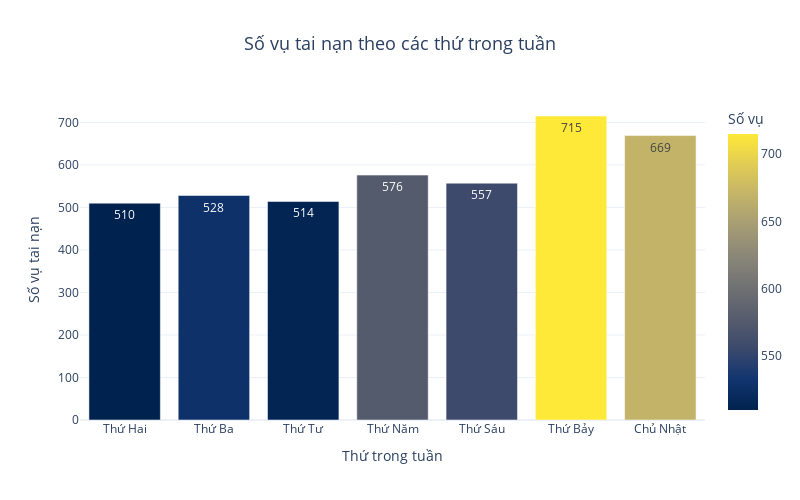

The notebook cell saved with this chart:
### Markdown cell above
### Biểu đồ 4: Xu hướng tai nạn theo các thứ trong tuần

### Code cell
data['Ngày xảy ra tai nạn'] = pd.to_datetime(data['Ngày xảy ra tai nạn'], format='%d/%m/%Y')
data['Thứ trong tuần'] = data['Ngày xảy ra tai nạn'].dt.day_name()

# Map English day names to Vietnamese day names
day_name_mapping = {
    'Monday': 'Thứ Hai',
    'Tuesday': 'Thứ Ba',
    'Wednesday': 'Thứ Tư',
    'Thursday': 'Thứ Năm',
    'Friday': 'Thứ Sáu',
    'Saturday': 'Thứ Bảy',
    'Sunday': 'Chủ Nhật'
}
data['Thứ trong tuần'] = data['Thứ trong tuần'].map(day_name_mapping)

# Group by day of the week and count the number of accidents, ensuring the correct order
accidents_by_day_vn = data['Thứ trong tuần'].value_counts().reindex(
    ['Thứ Hai', 'Thứ Ba', 'Thứ Tư', 'Thứ Năm', 'Thứ Sáu', 'Thứ Bảy', 'Chủ Nhật']
)

fig = px.bar(
    x=accidents_by_day_vn.index,
    y=accidents_by_day_vn.values,
    labels={'x': 'Thứ trong tuần', 'y': 'Số vụ tai nạn'},
    title='Số vụ tai nạn theo các thứ trong tuần',
    text=accidents_by_day_vn.values,
    color=accidents_by_day_vn.values,
    color_continuous_scale=px.colors.sequential.Cividis,  # Thân thiện cho người mù màu
    color_continuous_midpoint=None  # Optional midpoint adjustment
)

# Customize the layout
fig.update_layout(
    xaxis_title='Thứ trong tuần',
    yaxis_title='Số vụ tai nạn',
    title_font_size=18,
    title_x=0.5,
    xaxis_tickangle=0,
    template='plotly_white',
    width=800,
    height=500,
    coloraxis_colorbar=dict(
        title='Số vụ'  # Thay đổi tiêu đề cho thanh màu (legend)
    )
)

# Show the chart
fig.show()

### Figure 1 — Plotly figure (JSON) as saved in the notebook; plotly's stock layout.template omitted (floating-point values rounded to 4 significant figures)
{"data": [{"alignmentgroup": "True", "hovertemplate": "Thứ trong tuần=%{x}<br>Số vụ tai nạn=%{y}<br>text=%{text}<br>color=%{marker.color}<extra></extra>", "legendgroup": "", "marker": {"color": [510, 528, 514, 576, 557, 715, 669], "coloraxis": "coloraxis", "pattern": {"shape": ""}}, "name": "", "offsetgroup": "", "orientation": "v", "showlegend": false, "text": [510, 528, 514, 576, 557, 715, 669], "textposition": "auto", "type": "bar", "x": ["Thứ Hai", "Thứ Ba", "Thứ Tư", "Thứ Năm", "Thứ Sáu", "Thứ Bảy", "Chủ Nhật"], "xaxis": "x", "y": [510, 528, 514, 576, 557, 715, 669], "yaxis": "y"}], "layout": {"barmode": "relative", "coloraxis": {"colorbar": {"title": {"text": "Số vụ"}}, "colorscale": [[0, "#00224e"], [0.1111, "#123570"], [0.2222, "#3b496c"], [0.3333, "#575d6d"], [0.4444, "#707173"], [0.5556, "#8a8678"], [0.6667, "#a59c74"], [0.7778, "#c3b369"], [0.8889, "#e1cc55"], [1, "#fee838"]]}, "height": 500, "legend": {"tracegroupgap": 0}, "title": {"font": {"size": 18}, "text": "Số vụ tai nạn theo các thứ trong tuần", "x": 0.5}, "width": 800, "xaxis": {"anchor": "y", "domain": [0, 1], "tickangle": 0, "title": {"text": "Thứ trong tuần"}}, "yaxis": {"anchor": "x", "domain": [0, 1], "title": {"text": "Số vụ tai nạn"}}}}
